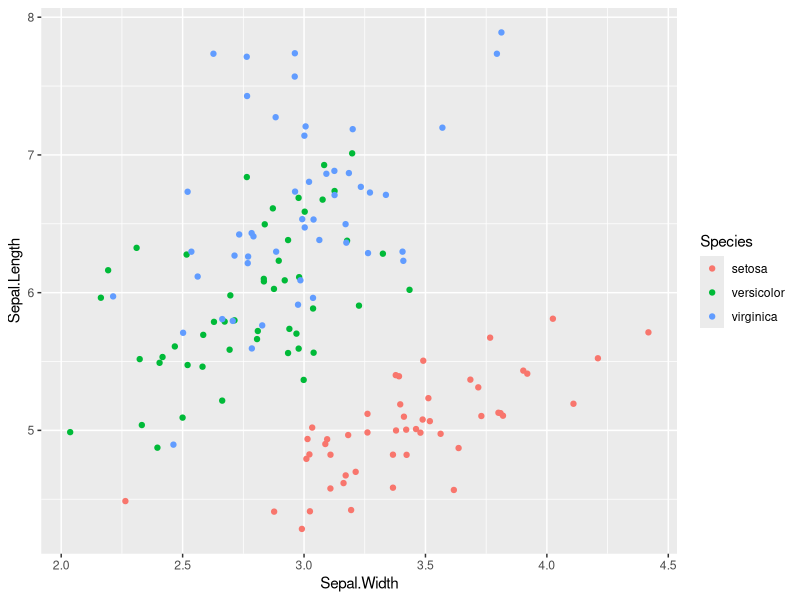
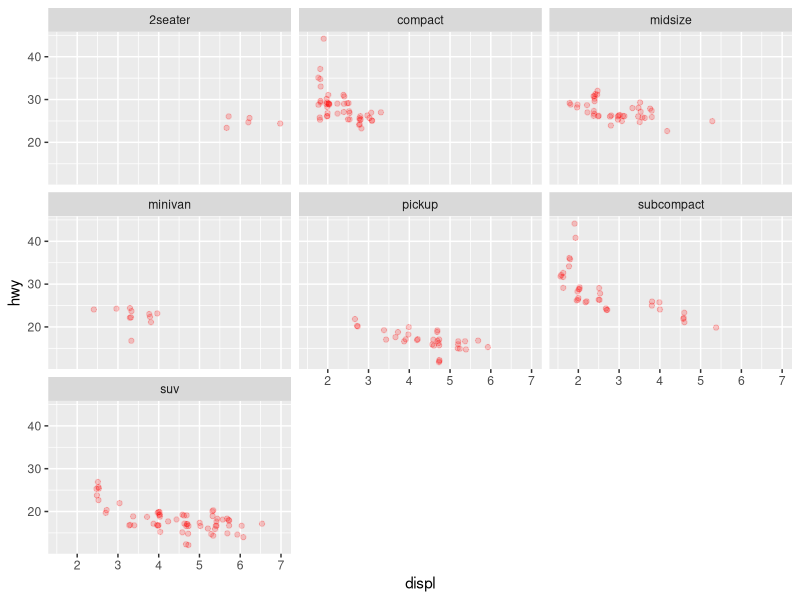

Here is the R script that generated these plots, in order:
#!/usr/bin/env Rscript

###############################################################################
# -*- encoding: UTF-8 -*-                                                     #
# Description: An Introduction to plotting with ggplot                        #
#                                                                             #
#                                                                             #
# Last Modified: 2023-06-19                                                   #
###############################################################################

# In the last part of lecture 1, we used ggplot
#
# All plots are composed of the data, the information you want to visualise,
# and a mapping, the description of how the data’s variables are mapped to
# aesthetic attributes. There are five mapping components:
#
# - data
# - mapping
# - layer
# - facet
# - scale
# - theme
#
# cheat sheet
# https://www.analyticsvidhya.com/blog/2022/03/a-comprehensive-guide-on-ggplot2-in-r/
# https://ggplot2-book.org/

library(tidyverse)

iris %>% head()

iris %>%
  ggplot()+
  aes(x=Sepal.Width, y=Sepal.Length, color=Species)+
  geom_jitter()

mpg %>% 
  ggplot()+
  aes(x=displ, y=hwy)+
  geom_jitter(color="red", alpha=0.2)+
  facet_wrap(vars(class))
